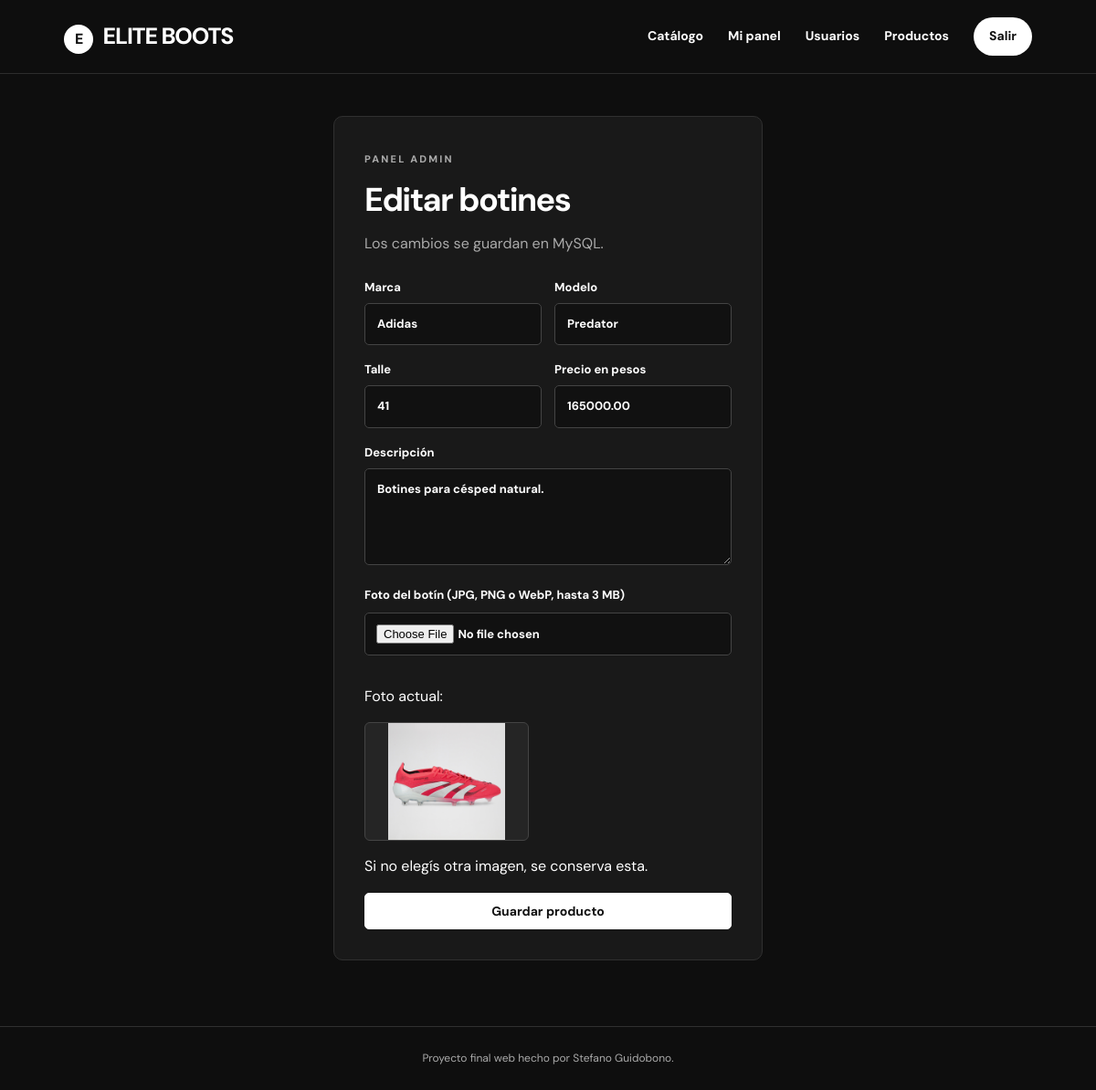
The page /editar_botin.php?id=2 (signed in) on the database its author committed.
### tables this page shows
CREATE TABLE `botines` (
  `id` int(10) UNSIGNED NOT NULL,
  `marca` varchar(70) NOT NULL,
  `modelo` varchar(70) NOT NULL,
  `talle` tinyint(3) UNSIGNED NOT NULL,
  `precio` decimal(14,2) NOT NULL,
  `descripcion` text NOT NULL,
  `creado_en` datetime NOT NULL DEFAULT current_timestamp(),
  `archivado_en` datetime DEFAULT NULL,
  `imagen` varchar(255) DEFAULT NULL
);

### funciones.php (called while the page is built, shortened)
<?php
function escapar($dato): string {
    return htmlspecialchars((string) $dato, ENT_QUOTES | ENT_SUBSTITUTE, 'UTF-8');
}

### editar_botin.php (the view, shortened to what this page needs)
<?php
require 'funciones.php';
require 'conexion.php';
$id = isset($_GET['id']) ? filter_input(INPUT_GET, 'id', FILTER_VALIDATE_INT) : null;
if ($id) {
    $st = $pdo->prepare('SELECT * FROM botines WHERE id=? AND archivado_en IS NULL');
    $st->execute([$id]);
    $datos = $st->fetch();
}
require 'encabezado.php';
?>
<section class="form-centro"><div class="panel">
<span class="etiqueta">PANEL ADMIN</span>
<h1><?= $id ? 'Editar botines' : 'Agregar botines' ?></h1>
<p>Los cambios se guardan en MySQL.</p>
<form method="post" enctype="multipart/form-data">
<div class="dos-columnas">
<label>Marca<input required maxlength="70" name="marca" value="<?= escapar($datos['marca']) ?>"></label>
<label>Modelo<input required maxlength="70" name="modelo" value="<?= escapar($datos['modelo']) ?>"></label>
</div>
<div class="dos-columnas">
<label>Talle<input type="number" min="20" max="55" name="talle" required value="<?= escapar($datos['talle']) ?>"></label>
<label>Precio en pesos<input type="number" step="0.01" min="0" name="precio" required value="<?= escapar($datos['precio']) ?>"></label>
</div>
<label>Descripción<textarea name="descripcion" rows="4" maxlength="1000"><?= escapar($datos['descripcion']) ?></textarea></label>
<label>Foto del botín (JPG, PNG o WebP, hasta 3 MB)
<input type="file" name="foto" accept="image/jpeg,image/png,image/webp">
</label>
<?php if(!empty($datos['imagen'])): ?>
<p>Foto actual:</p><img class="foto-actual" src="<?= escapar($datos['imagen']) ?>" alt="Foto actual del botín">
<p>Si no elegís otra imagen, se conserva esta.</p>
<?php endif; ?>
<button class="boton ancho">Guardar producto</button>
</form></div></section>
<?php require 'pie.php'; ?>

### css/estilos.css (style rules this page uses)
:root { --fondo:#fff;--texto:#161616;--suave:#696969;--acento:#161616;--borde:#e6e6e6;--claro:#f5f5f5 }
* { box-sizing:border-box }
body { margin:0;background:var(--fondo);color:var(--texto);font-family:'DM Sans',Arial,sans-serif;line-height:1.55 }
.etiqueta { font-size:11px;font-weight:800;letter-spacing:2.2px;color:#737373;text-transform:uppercase }
.tarjeta,.panel { background:white;border:1px solid var(--borde);border-radius:8px;padding:27px }
.panel>p,.tarjeta p { color:var(--suave) }
.form-centro { width:100%;max-width:470px;margin:45px auto 30px }
.form-centro .panel { padding:42px 38px;border-radius:10px }
.panel h1 { font-size:36px;letter-spacing:-1.6px;line-height:1.15;margin:12px 0 }
.panel form { margin-top:25px }
label { display:block;font-size:13px;font-weight:700;margin-bottom:17px }
input,textarea { font:inherit;width:100%;padding:12px 13px;background:#fff;border:1px solid #d3d3d3;border-radius:5px;margin-top:7px;color:var(--texto) }
.dos-columnas { display:grid;grid-template-columns:repeat(2,minmax(0,1fr));gap:14px }
.boton { display:inline-block;background:#151515;border:1px solid #151515;border-radius:25px;color:white;padding:12px 24px;font-weight:700;font-size:14px;cursor:pointer;font-family:inherit;text-align:center;transition:background .15s }
.ancho { width:100% }
:root { --fondo:#0e0e0e;--texto:#f6f6f6;--suave:#a7a7a7;--acento:#fff;--borde:#303030;--claro:#1a1a1a }
body { background:var(--fondo);color:var(--texto) }
.etiqueta { color:#aaa }
.panel,.tarjeta { background:#191919;color:#fff;border:1px solid #303030;border-radius:7px;padding:23px }
.panel h1 { color:#fff }
.panel>p,.tarjeta p { color:#aaa }
.boton { background:#fff;border-color:#fff;color:#111;border-radius:5px;padding:10px 18px }
input,textarea { background:#111;color:#fff;border-color:#444 }
input::placeholder,textarea::placeholder { color:#999 }
.form-centro { margin:22px auto }
.form-centro .panel { background:#191919;padding:33px }
.foto-actual { display:block;width:180px;max-width:100%;height:130px;object-fit:contain;background:#252525;border:1px solid #444;border-radius:6px;margin:10px 0 }
input[type=file] { width:100%;padding:12px;margin:8px 0 16px }

### rows shown on the page
botines: marca "Adidas", modelo "Predator", talle "41", precio "165000.00", descripcion "Botines para césped natural.", imagen (picture)
